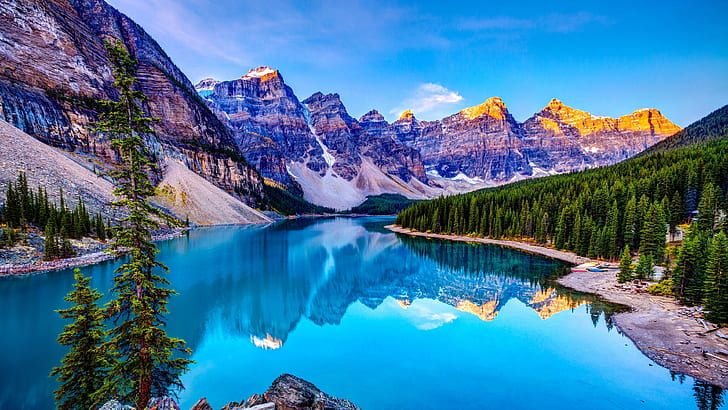
#> input picture image1.jpg, 728 x 410 px
$ python poe13.py
#> lines starting #> are read from the running program, lines starting #| are printed output that depends on the picture
import cv2
import matplotlib.pyplot as plt
import numpy as np

# Load the RGB image
image = cv2.imread('image1.jpg')
#> image is the input picture: shape (410, 728, 3); mean B, G, R 156.5, 119.3, 67.7

if image is None:
    print("Error loading the image.")
else:
    # Separate the color channels
    b, g, r = cv2.split(image)
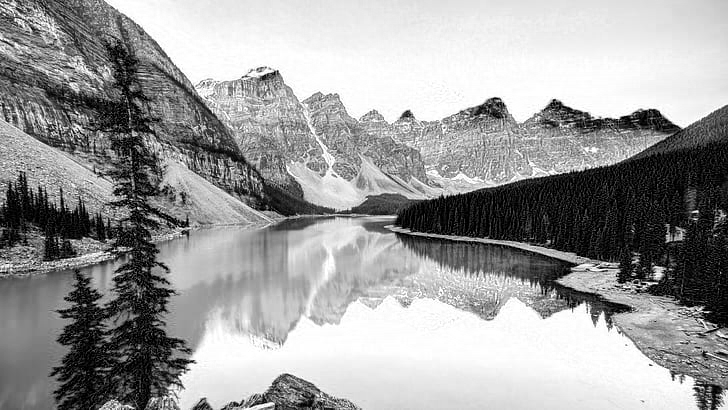
#> b: shape (410, 728); min 0, max 255, mean 156.5
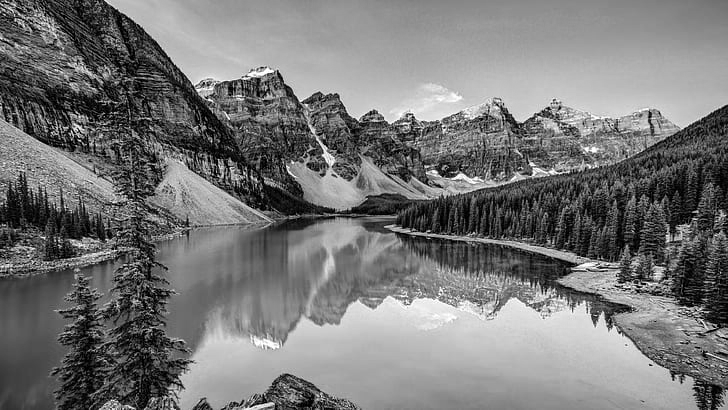
#> g: shape (410, 728); min 0, max 255, mean 119.3
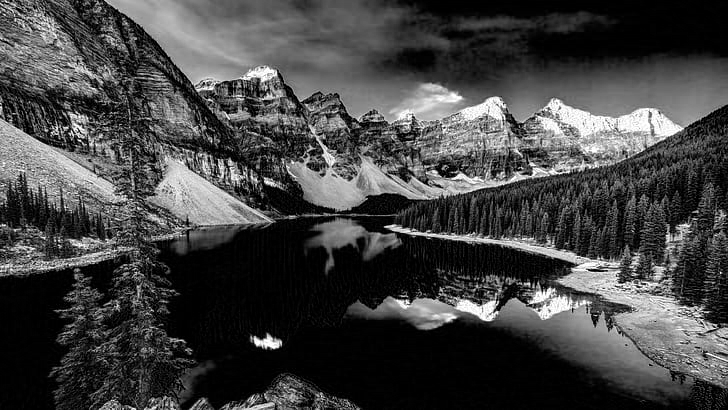
#> r: shape (410, 728); min 0, max 255, mean 67.7

    # Apply DCT transformation to each channel
    dct_b = cv2.dct(np.float32(b))
    dct_g = cv2.dct(np.float32(g))
    dct_r = cv2.dct(np.float32(r))

    # Apply inverse DCT (IDCT) transformation to each channel
    idct_b = cv2.idct(dct_b)
    idct_g = cv2.idct(dct_g)
    idct_r = cv2.idct(dct_r)

    # Merge the color channels back into an RGB image
    idct_image = cv2.merge((idct_b, idct_g, idct_r))

    # Calculate PSNR between original and IDCT images
    mse = np.mean((image - idct_image) ** 2)
#> mse = 4.43e-09
    if mse == 0:
        psnr = 100  # PSNR is infinite if images are identical
    else:
        max_pixel_value = 255.0
        psnr = 20 * np.log10(max_pixel_value / np.sqrt(mse))
#> psnr = 131.7

    # Display the original image, IDCT image, and PSNR value
    plt.figure(figsize=(12, 6))

    # Original RGB Image
    plt.subplot(1, 3, 1)
    plt.imshow(cv2.cvtColor(image, cv2.COLOR_BGR2RGB))
    plt.title('Original RGB Image')
    plt.axis('off')

    # IDCT Image (Reconstructed) displayed as RGB
    plt.subplot(1, 3, 2)
    plt.imshow(cv2.cvtColor(idct_image, cv2.COLOR_BGR2RGB))
    plt.title('IDCT Image (RGB)')
    plt.axis('off')

    # Display PSNR value
    plt.subplot(1, 3, 3)
    plt.text(0.5, 0.5, f'PSNR: {psnr:.2f} dB', fontsize=12, ha='center')
    plt.axis('off')

    plt.tight_layout()
    plt.show()
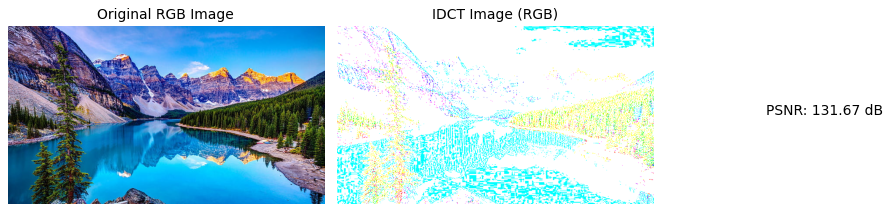
#> figure drawn by matplotlib, 2 panels

$ run again, with negative_image.jpg copied over image1.jpg
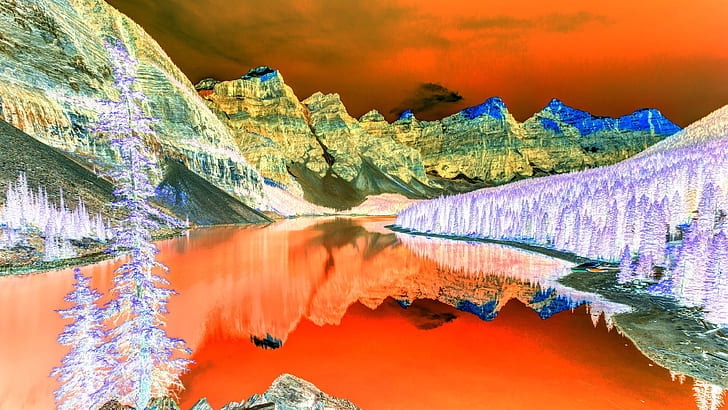
#> input picture negative_image.jpg, 728 x 410 px
#> image is the input picture: shape (410, 728, 3); mean B, G, R 98.3, 135.6, 187.1
#> `b, g, r = cv2.split(image)`:
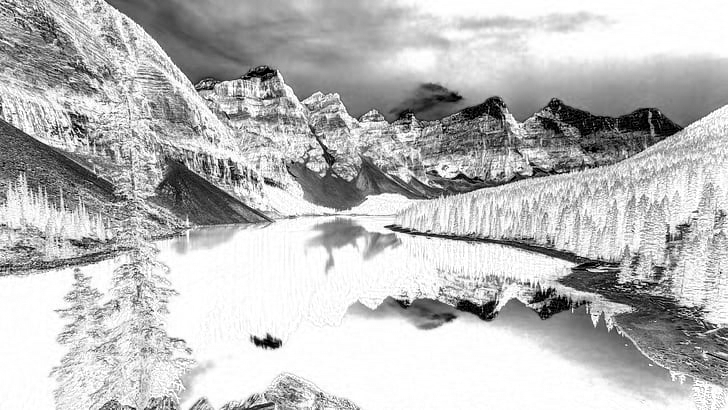
#> r: shape (410, 728); min 0, max 255, mean 187.1
#> mse = 4.87e-09
#> psnr = 131.3
#> `plt.show()`:
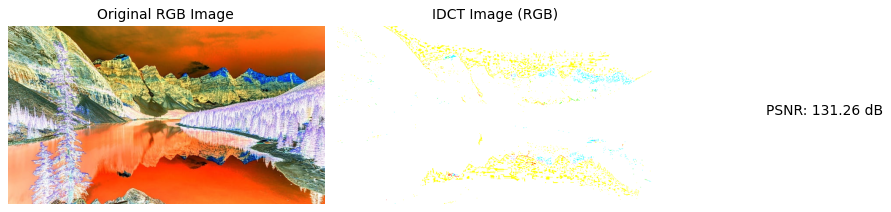
#> figure drawn by matplotlib, 2 panels

$ run again, with image2.jpeg copied over image1.jpg
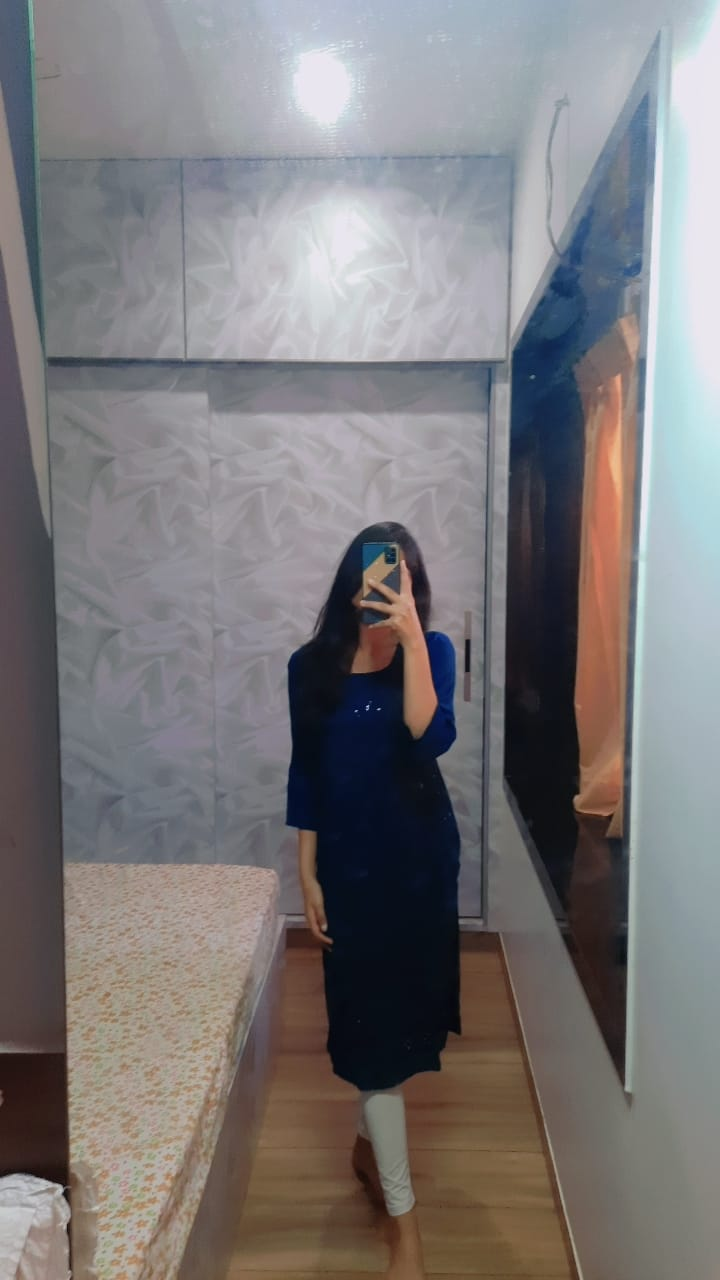
#> input picture image2.jpeg, 720 x 1280 px
#> image is the input picture: shape (1280, 720, 3); mean B, G, R 121.8, 120.5, 123.3
#> `b, g, r = cv2.split(image)`:
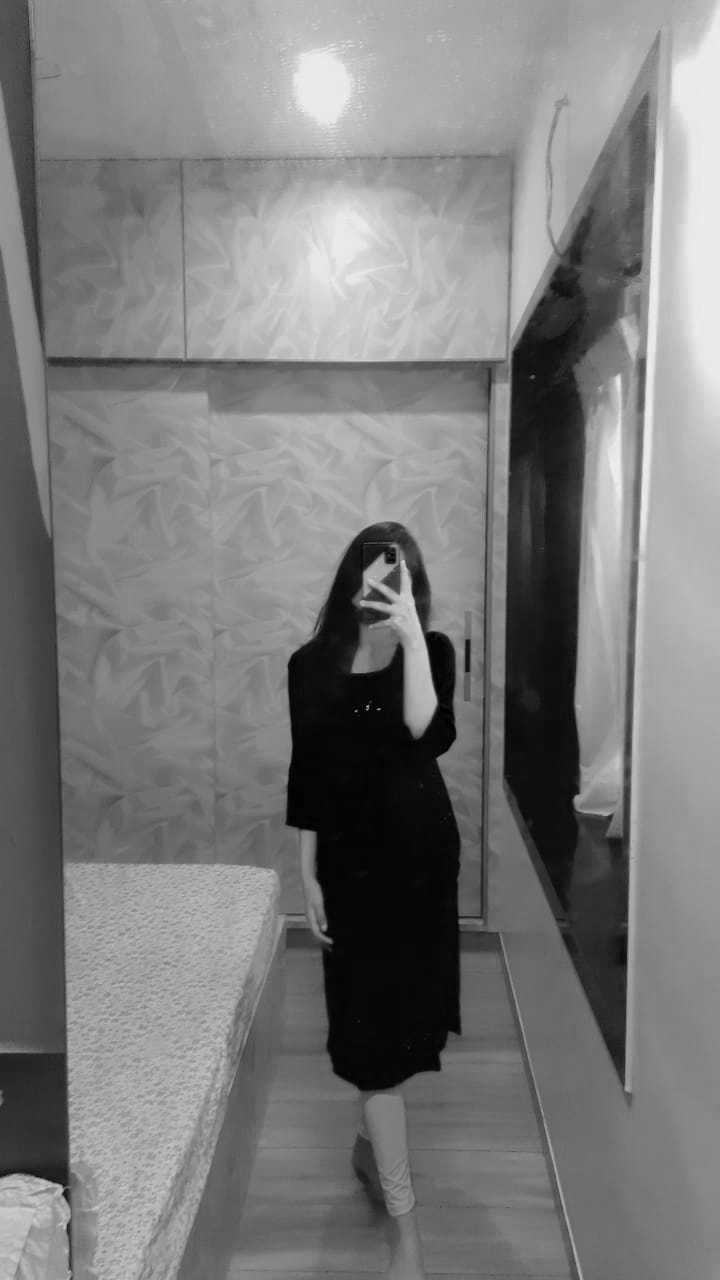
#> r: shape (1280, 720); min 0, max 241, mean 123.3
#> mse = 4.15e-09
#> psnr = 131.9
#> `plt.show()`:
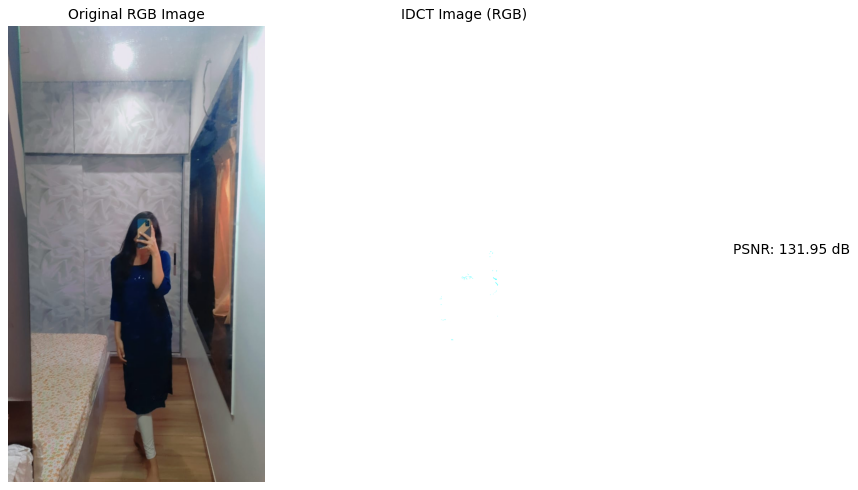
#> figure drawn by matplotlib, 2 panels

$ run again, with negative_image.jpeg copied over image1.jpg
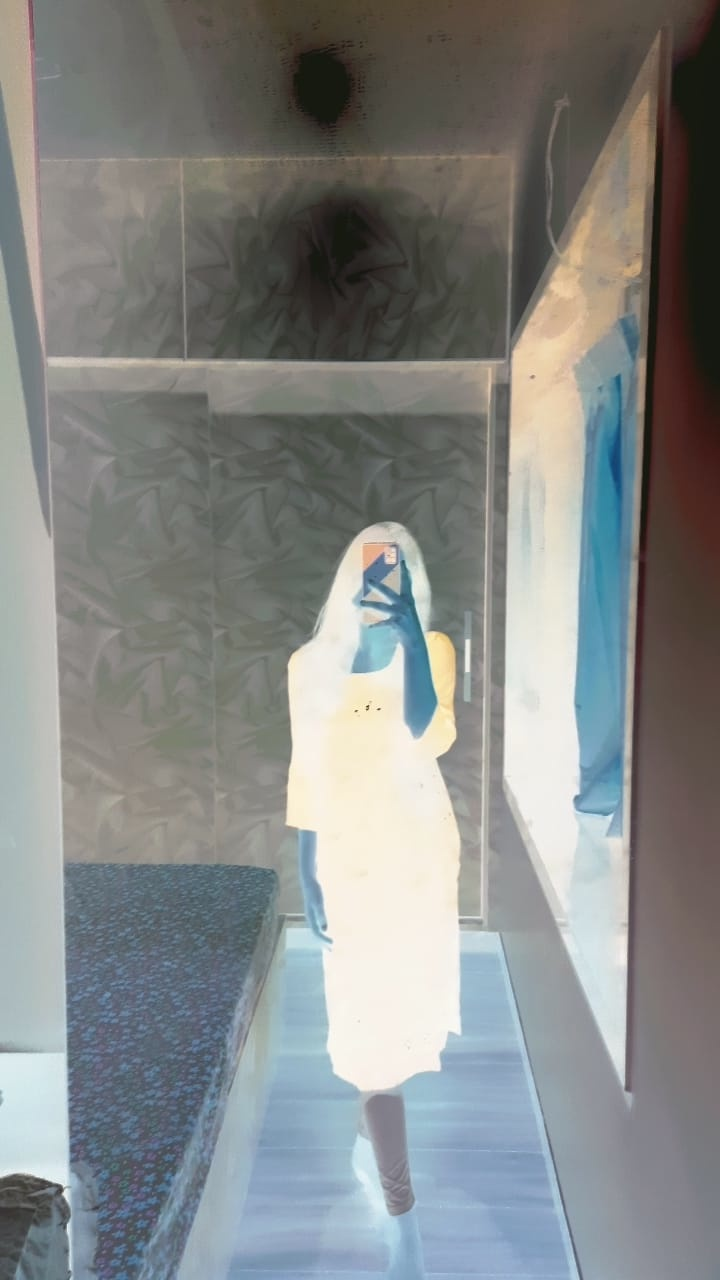
#> input picture negative_image.jpeg, 720 x 1280 px
#> image is the input picture: shape (1280, 720, 3); mean B, G, R 133.1, 134.5, 131.7
#> `b, g, r = cv2.split(image)`:
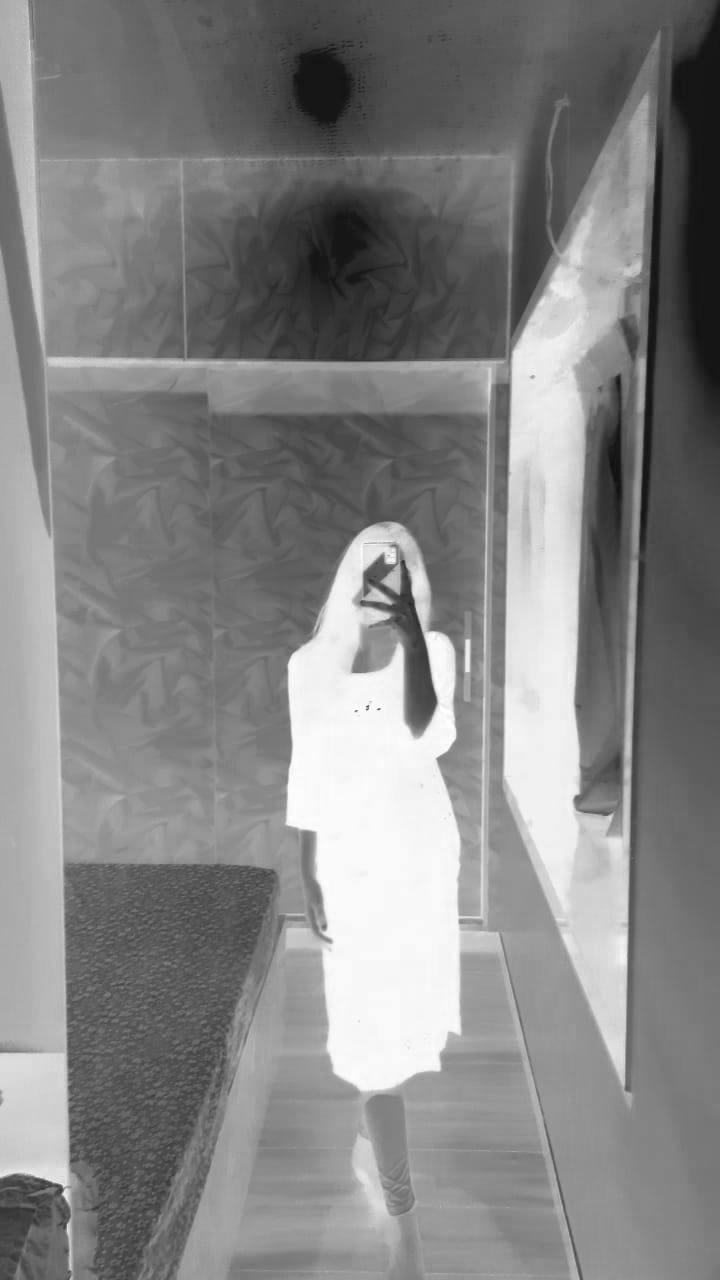
#> r: shape (1280, 720); min 14, max 255, mean 131.7
#> mse = 4.94e-09
#> psnr = 131.2
#> `plt.show()`:
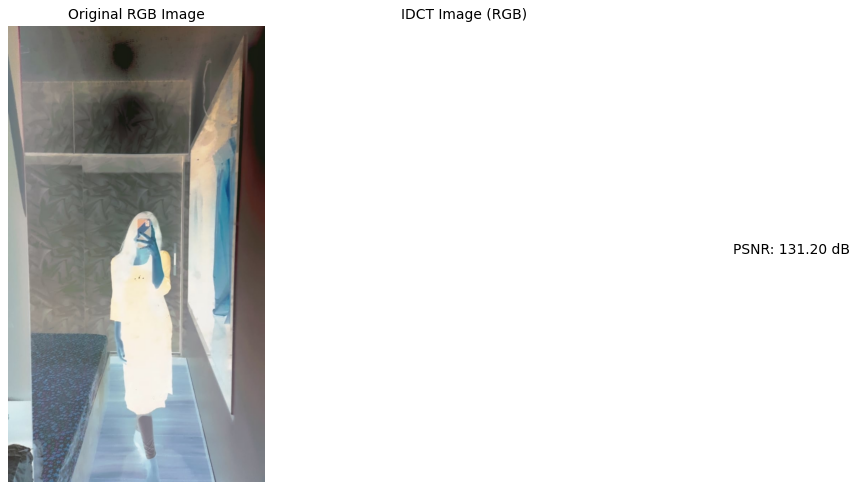
#> figure drawn by matplotlib, 2 panels
